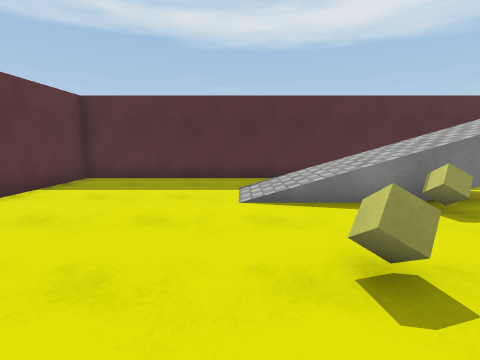
View 1 (above)

14 first-person views from a walk through a 3-D level made in the Unity game engine. The camera is 1.3 m above the floor, tilts 8° down and sees 85° across. The floor is counted in squares, 1 m on a side. Each view is taken from the middle of a square. On the plan, view 1 faces up. The plan holds only what a view shows up to about 13 squares ahead; the rest is blank. The player character is not drawn. Surface patterns are stand-ins for the level's own textures.

View 2
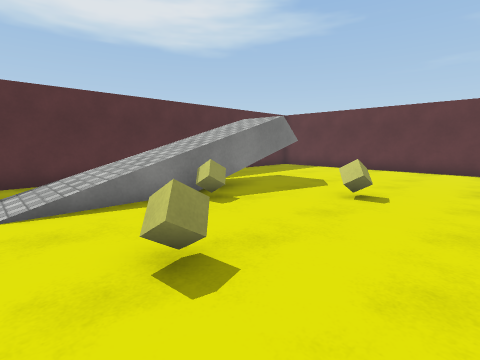

View 3
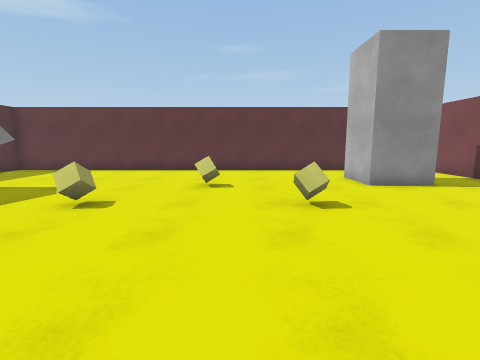

View 4
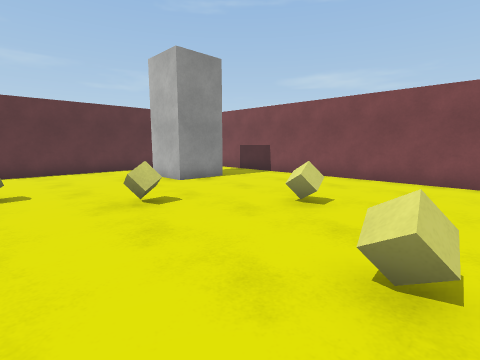

View 5
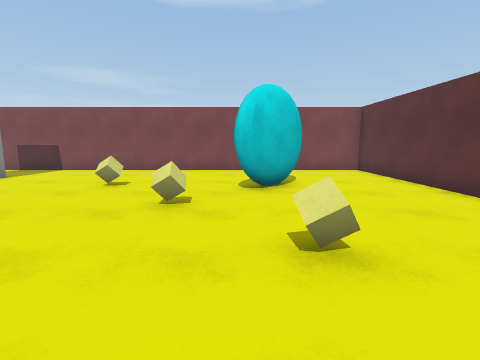

View 6
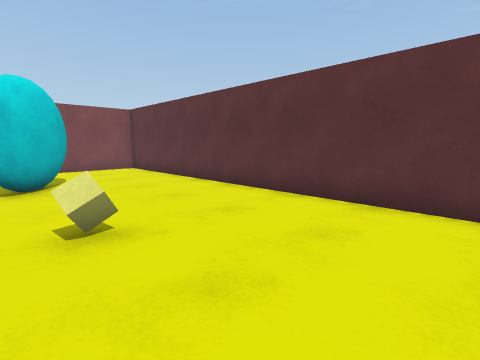

View 7
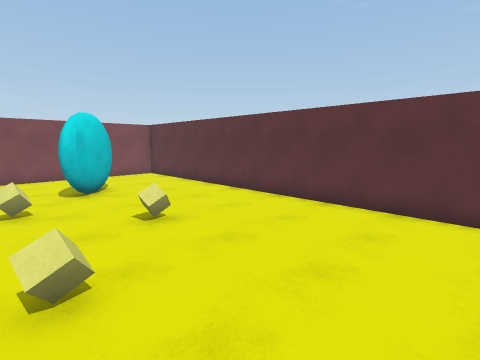

View 8
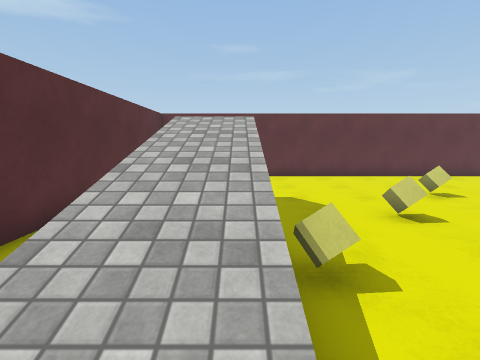

View 9
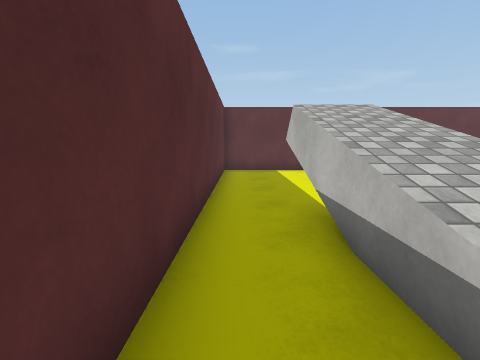

View 10
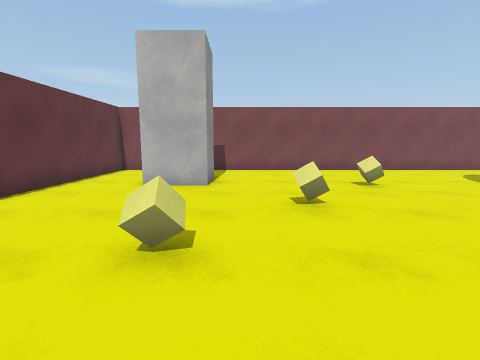

View 11
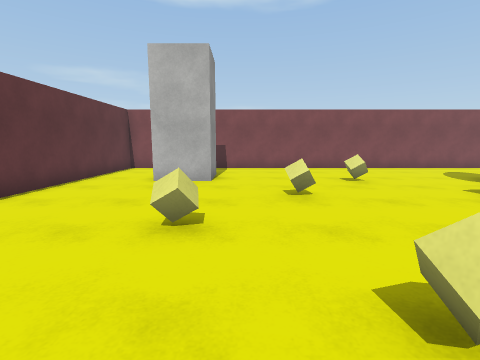

View 12
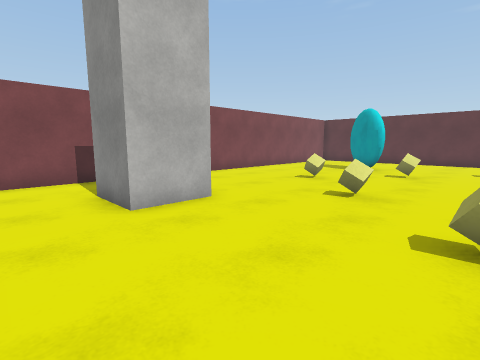

View 13
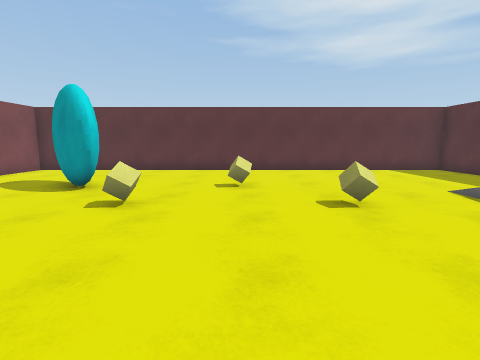

View 14
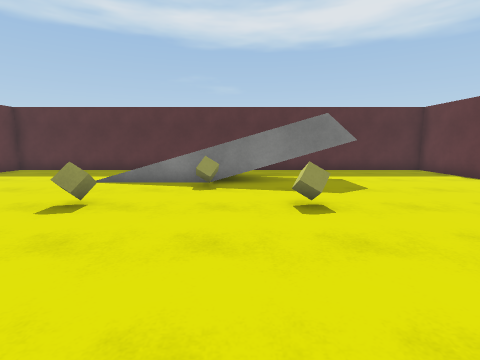

### Floor plan
Key: @ floor where view 1 was taken; # wall or solid block; . floor; / step, stairs or slope; = window, fence, low wall or low ledge; C yellow cube.
Columns run from 6 left of view 1 to 14 right of it. Each row starts with its distance up from view 1.
 10 #####################
  9 #...................#
  8 #.......===####.....#
  7 #......////////#....#
  6 #....../////////....#
  5 #.........C.........#
  4 #...................#
  3 #......C....C.......#
  2 #...................#
  1 #...................#
  0 #....C@........C....#
 -1 #...................#
 -2 #......C....C.......#
 -3 #...................#
 -4 #....##.............#
 -5 #...###...C....###..#
 -6 #...##.........###..#
 -7 #..............###..#
 -8 #...................#
 -9 #...................#
-10 #####################

Positions as (right, up) in squares from view 1, and headings:
1: (0, 0), facing up
2: (0, 0), facing up-right
3: (1, -1), facing right
4: (1, 0), facing down-right
5: (0, 3), facing down
6: (0, 4), facing down-left
7: (2, 6), facing down-left
8: (1, 6), facing right
9: (1, 9), facing right
10: (8, 3), facing down
11: (8, 4), facing down
12: (13, 0), facing down-left
13: (7, 0), facing left
14: (5, -3), facing up
